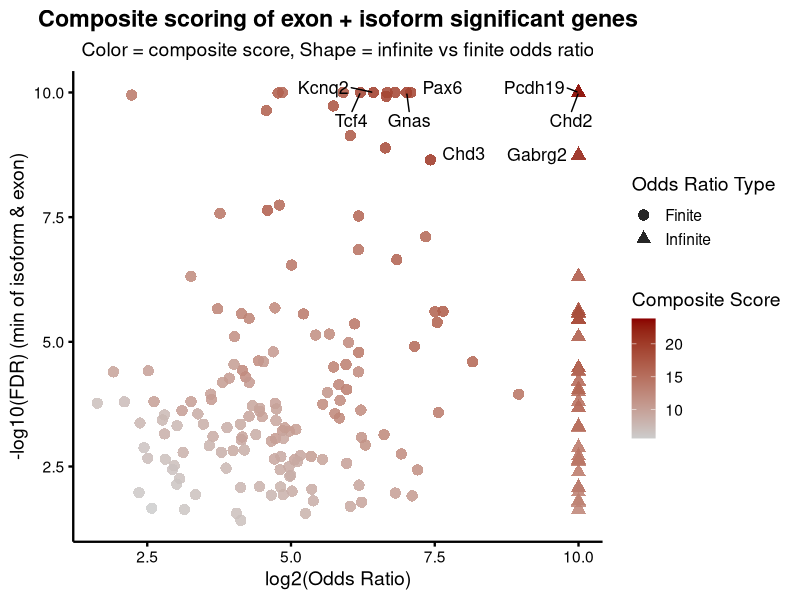
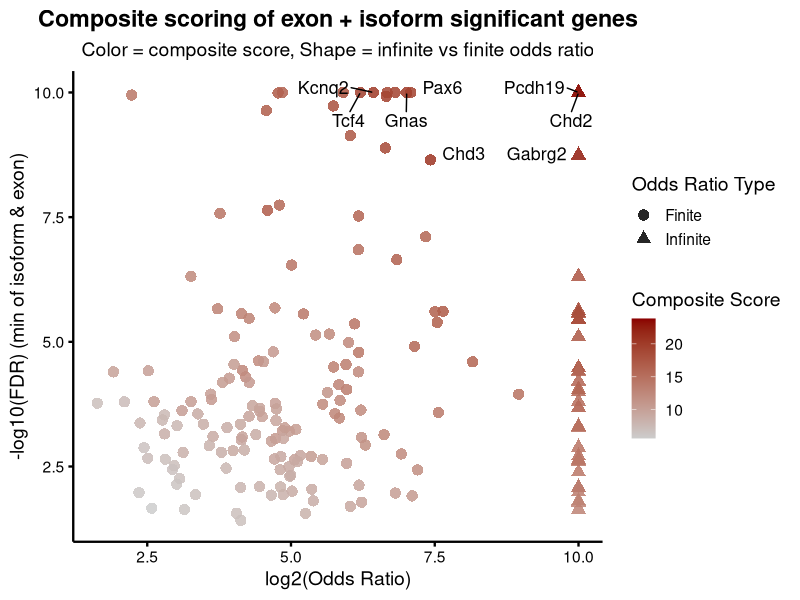

Here is the R script that generated these plots, in order:
library(ggplot2)
library(ggrepel)
library(readr)
library(dplyr)

# 1. Load the ranked data
ranked <- read_csv("intersected_non_overlapping_genes_ranked_by_composite_score.csv", show_col_types = FALSE)

# 2. Compute -log10(min FDR), log2(odds ratio), and flag infinite ORs
ranked <- ranked %>%
  mutate(
    is_infinite = is.infinite(odds_ratio),
    odds_ratio_capped = ifelse(is_infinite, 1024, odds_ratio),
    log2_odds_ratio = pmin(log2(odds_ratio_capped + 1e-6), 10),
    min_fdr = pmin(isoform_fdr, exon_fdr),
    neg_log10_min_fdr = -log10(min_fdr + 1e-10)
  )

# 3. Get top 10 by composite score
top10 <- ranked %>% slice_max(order_by = composite_score, n = 10)

# 4. Create base plot (color = composite_score, shape = infinite flag)
whole_plot <- ggplot(ranked, aes(x = log2_odds_ratio, y = neg_log10_min_fdr,
                                 color = composite_score, shape = is_infinite)) +
  geom_point(size = 3.5, alpha = 0.85) +
  scale_color_gradient(low = "gray80", high = "darkred") +
  scale_shape_manual(
    values = c("FALSE" = 16, "TRUE" = 17),
    labels = c("FALSE" = "Finite", "TRUE" = "Infinite")
  ) +
  labs(
    title = "Composite scoring of exon + isoform significant genes",
    subtitle = "Color = composite score, Shape = infinite vs finite odds ratio",
    x = "log2(Odds Ratio)",
    y = "-log10(FDR) (min of isoform & exon)",
    color = "Composite Score",
    shape = "Odds Ratio Type"
  ) +
  theme_minimal(base_size = 14) +
  theme(
    panel.grid = element_blank(),
    axis.line = element_line(color = "black", linewidth = 0.8),
    axis.ticks = element_line(color = "black", linewidth = 0.8),
    axis.text = element_text(color = "black"),
    axis.title = element_text(color = "black"),
    plot.title = element_text(hjust = 0.5, face = "bold"),
    plot.subtitle = element_text(hjust = 0.5)
  ) +
  geom_text_repel(data = top10, aes(label = gene_name),
                  size = 4.5, color = "black", box.padding = 0.5)

# 5. Remove shape legend if all ORs are finite
if (!any(ranked$is_infinite)) {
  whole_plot <- whole_plot + guides(shape = "none")
}

# 6. Save and show plot
ggsave("multiparameter_non_overlapping_gene_scoring_plot_with_shapes.pdf", plot = whole_plot, width = 10, height = 6, dpi = 300)
print(whole_plot)
